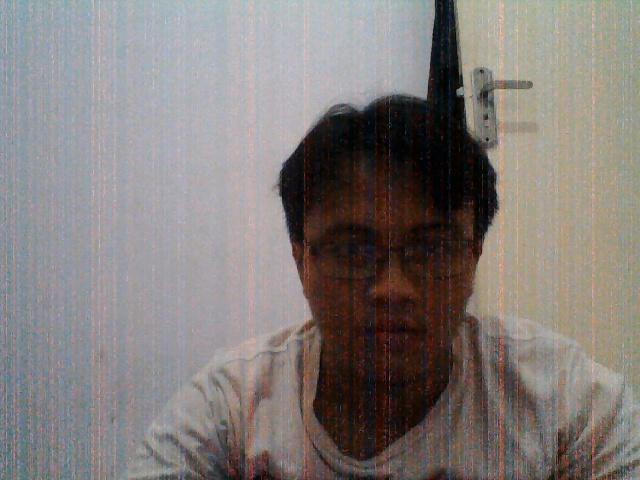
//> input picture Template_opencv/Frame_3.jpg, 640 x 480 px, given in place of the camera
$ ./Template_opencv   (built with g++ and OpenCV 4)
//> lines starting //> are read from the running program, lines starting //| are printed output that depends on the picture
### Template_opencv/stdafx.h
// stdafx.h : include file for standard system include files,
// or project specific include files that are used frequently, but
// are changed infrequently
//

#pragma once

#include "targetver.h"

#include <stdio.h>
#include <tchar.h>


// TODO: reference additional headers your program requires here

### Template_opencv/Template_opencv.cpp
// Template_opencv.cpp : Defines the entry point for the console application.
//

#include "stdafx.h"
#include <opencv2\opencv.hpp>
using namespace cv;


int _tmain(int argc, _TCHAR* argv[])
{
	VideoCapture cap(0); // open the default camera
	if (!cap.isOpened()) // check if we succeeded
		return -1;
	Mat edges;
	namedWindow("edges", 1);
	for (;;)
	{
		Mat frame;
		cap >> frame; // get a new frame from camera
//> frame is the input picture: 480 rows x 640 cols, CV_8UC3; mean B, G, R 122.2, 124.4, 130.7
		cvtColor(frame, edges, COLOR_BGR2GRAY);
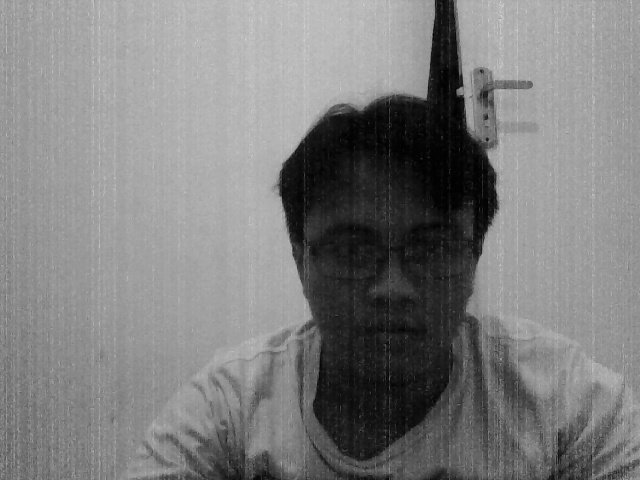
//> edges: 480 rows x 640 cols, CV_8UC1; min 0, max 211, mean 126.1
		GaussianBlur(edges, edges, Size(7, 7), 1.5, 1.5);
		Canny(edges, edges, 0, 30, 3);
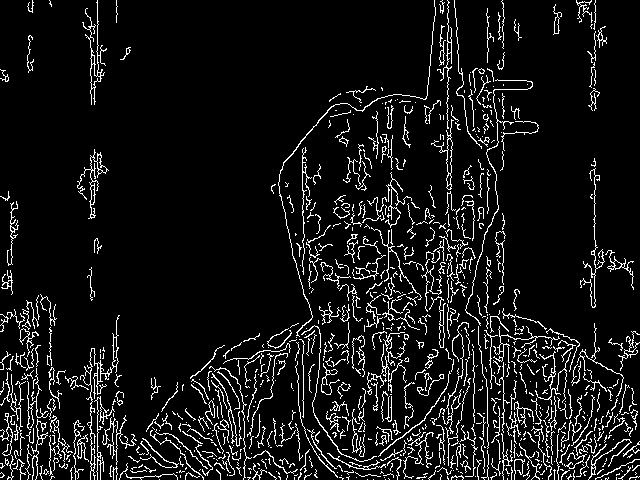
//> edges: 480 rows x 640 cols, CV_8UC1; 8.3% white in thin lines or dots
		imshow("edges", edges);
		if (waitKey(1) >= 0) break;
//> the Esc key is pressed
	}
	// the camera will be deinitialized automatically in VideoCapture destructor
	return 0;
}
